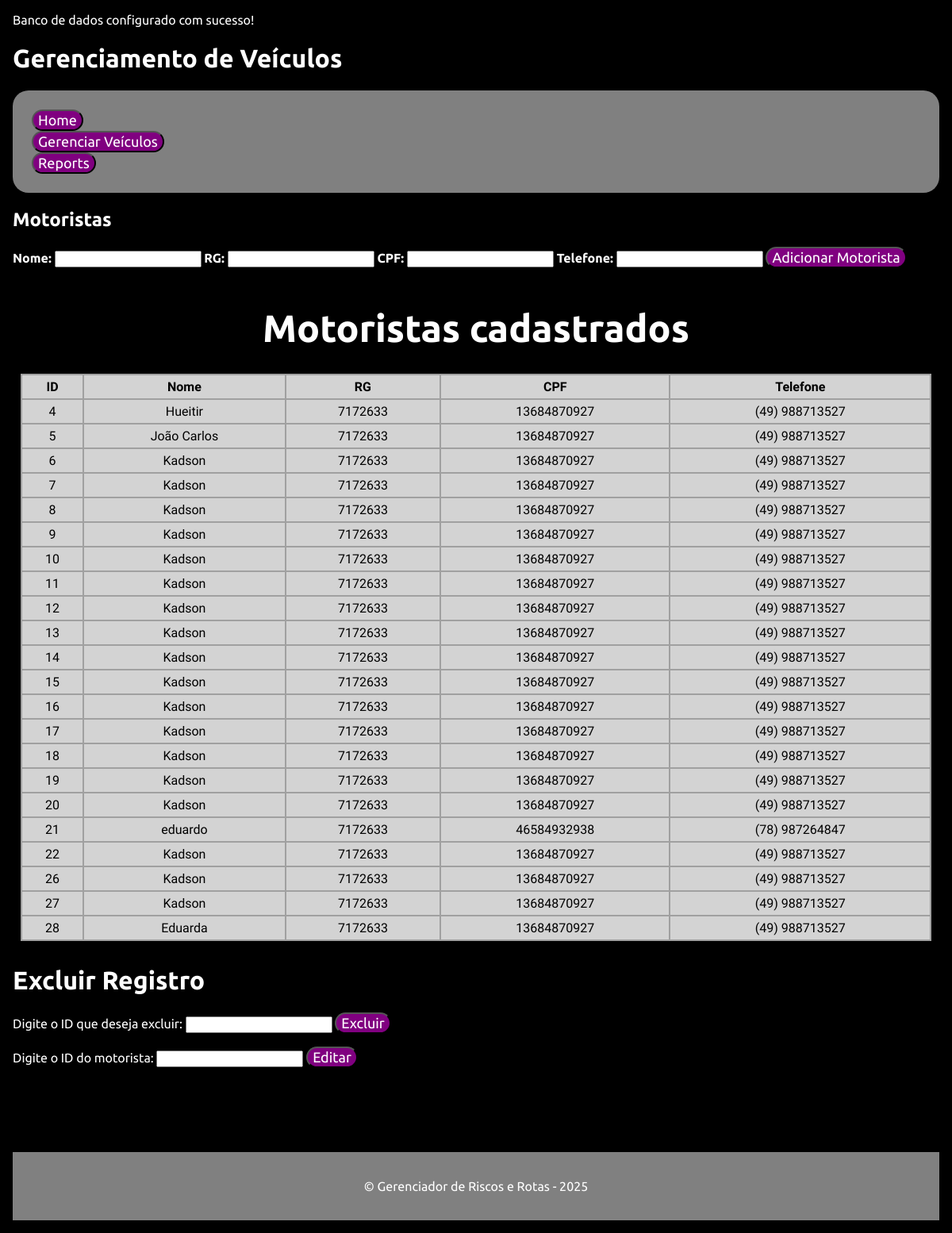
Page /src/drivers.php on the earlier database version.
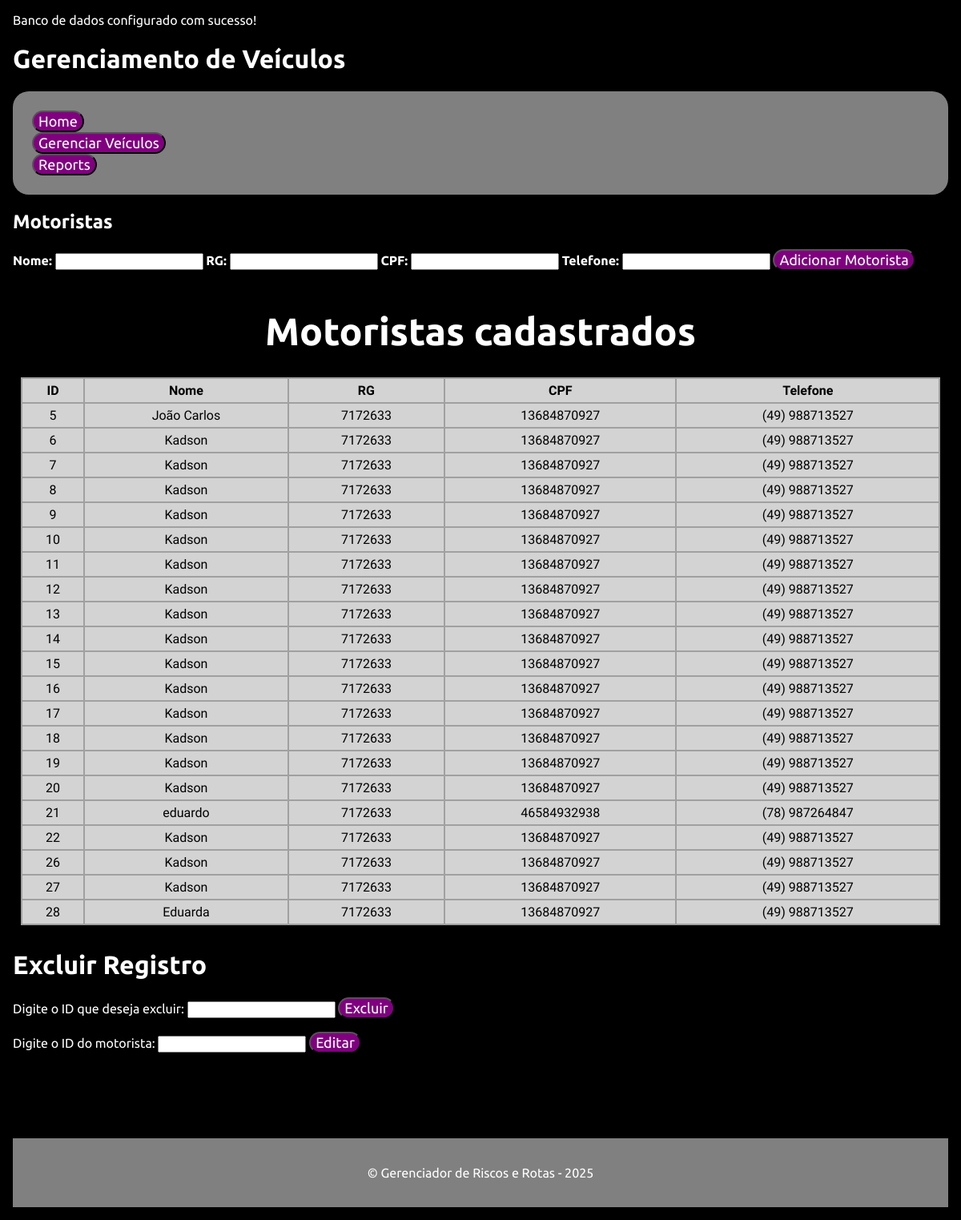
Same page on the later database version.
### tables this page shows
CREATE TABLE drivers (
        id INTEGER PRIMARY KEY AUTOINCREMENT,
        nome CHAR(255) NOT NULL,
        rg CHAR(20) NOT NULL,
        cpf CHAR(11) NOT NULL,
        telefone CHAR(20) DEFAULT NULL,
        veiculo_id INTEGER,
        FOREIGN KEY(veiculo_id) REFERENCES veiculos(id)
    );

### src/drivers.php (the view, shortened to what this page needs)
<?php include __DIR__ . '/init.php'; ?>
<!DOCTYPE html>
<html lang="pt-br">
<head>
    <link rel="stylesheet" href="/css/style_drivers.css">
    <link rel="stylesheet" href="/css/style_table.css">
</head>
<body>
    <header class="header">
        <h1>Gerenciamento de Veículos</h1>
    <div class="navegacao_drivers">
        <nav>
            <ul>
                <li>
                    <button onclick="location.href='/index.php'" type="button">
                    Home</button>
                </li>
                <li>
                    <button onclick="location.href='veiculos.php'" type="button">
                    Gerenciar Veículos</button>
                </li>
                <li>
                    <button onclick="location.href='reports.php'" type="button">
                    Reports</button>
                </li>
            </ul>
        </nav>
    </div>
    </header>
    <main class="main">
        <h2>Motoristas</h2>
        <form action="drivers.php" method="POST">
            <label for="nome"><strong>Nome:</strong></label>
            <input type="text" id="nome" name="nome" maxlength="255"required>
            <label for="RG"><strong>RG:</strong></label>
            <input type="text" id="rg" name="rg" maxlength="20" required>
            <label for="cpf"><strong>CPF:</strong></label>
            <input type="char(11)" id="cpf" name="cpf" maxlength="11" required>
            <label for="telefone"><strong>Telefone:</strong></label>
            <input type="CHAR(20)" id="telefone" name="telefone" maxlength="20" required>
            <button type="submit">Adicionar Motorista</button>
        </form>
        <h3>Motoristas cadastrados</h3>
        <div class="tabela_top">
            <table class="tabela">
                <thead>
                    <tr>
                        <th>ID</th>
                        <th>Nome</th>
                        <th>RG</th>
                        <th>CPF</th>
                        <th>Telefone</th>
                    </tr>
                </thead>
                <tbody>
                    <?php
                    $drivers = $db->query('SELECT * FROM drivers')->fetchAll(PDO::FETCH_ASSOC);
                    foreach ($drivers as $motoristas) {
                        echo "<tr>
                                <td>{$motoristas['id']}</td>
                                <td>{$motoristas['nome']}</td>
                                <td>{$motoristas['rg']}</td>
                                <td>{$motoristas['cpf']}</td>
                                <td>{$motoristas['telefone']}</td>
                            </tr>";
                    }
                    ?>
            </table>
        </div>
        <h1>Excluir Registro</h1>
    <form method="POST" action="removedor.php">
        <label for="removerMotoristas.php">Digite o ID que deseja excluir:</label>
        <input type="number" name="id" id="id" required>
        <button type="submit">Excluir</button>
    </form>
    <form method="GET" action="editar_motoristas.php">
        <label for="id">Digite o ID do motorista:</label>
        <input type="number" name="id" id="id" required>
        <button type="submit">Editar</button>
    </form>
    </main>
    <br>
    <br>
    <br>
    <br>
    <br>
    <footer class="footer">
        <p>&copy; Gerenciador de Riscos e Rotas - 2025</p>
    </footer>
</body>
</html>

Differences in the rows shown:
removed drivers: id "4", nome "Hueitir", rg "7172633", cpf "13684870927", telefone "(49) 988713527"
